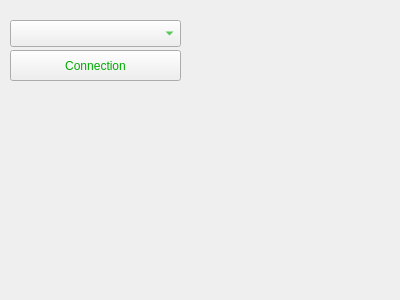
<?xml version="1.0" encoding="UTF-8"?>
<ui version="4.0">
 <class>CommunicationSerie</class>
 <widget class="QWidget" name="CommunicationSerie">
  <property name="geometry">
   <rect>
    <x>0</x>
    <y>0</y>
    <width>400</width>
    <height>300</height>
   </rect>
  </property>
  <property name="windowTitle">
   <string>Form</string>
  </property>
  <widget class="QComboBox" name="cbListeTTY">
   <property name="geometry">
    <rect>
     <x>10</x>
     <y>20</y>
     <width>171</width>
     <height>27</height>
    </rect>
   </property>
   <property name="styleSheet">
    <string notr="true">color: rgb(0, 170, 0);</string>
   </property>
  </widget>
  <widget class="QPushButton" name="btnConnectionPort">
   <property name="geometry">
    <rect>
     <x>10</x>
     <y>50</y>
     <width>171</width>
     <height>31</height>
    </rect>
   </property>
   <property name="styleSheet">
    <string notr="true">color: rgb(0, 170, 0);</string>
   </property>
   <property name="text">
    <string>Connection</string>
   </property>
  </widget>
 </widget>
 <resources/>
 <connections/>
</ui>
